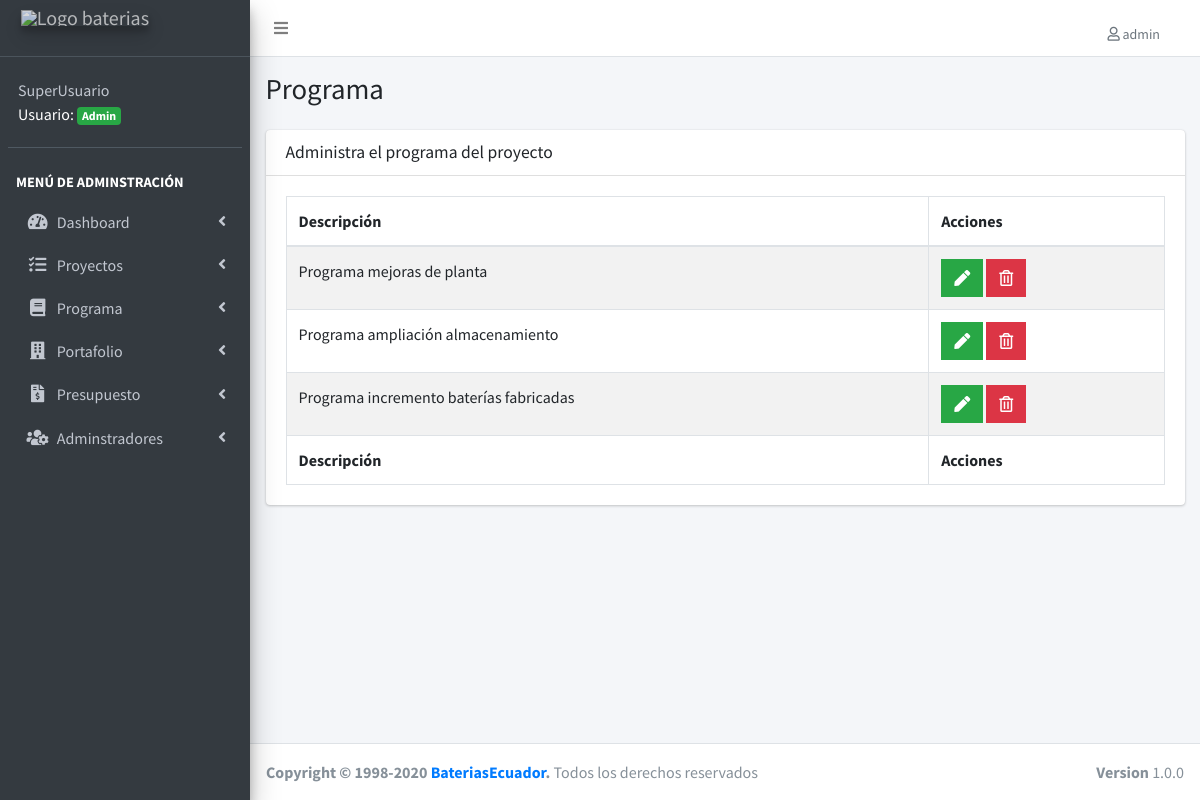
/lista-programa.php (signed in), run on an earlier commit of the app's database.
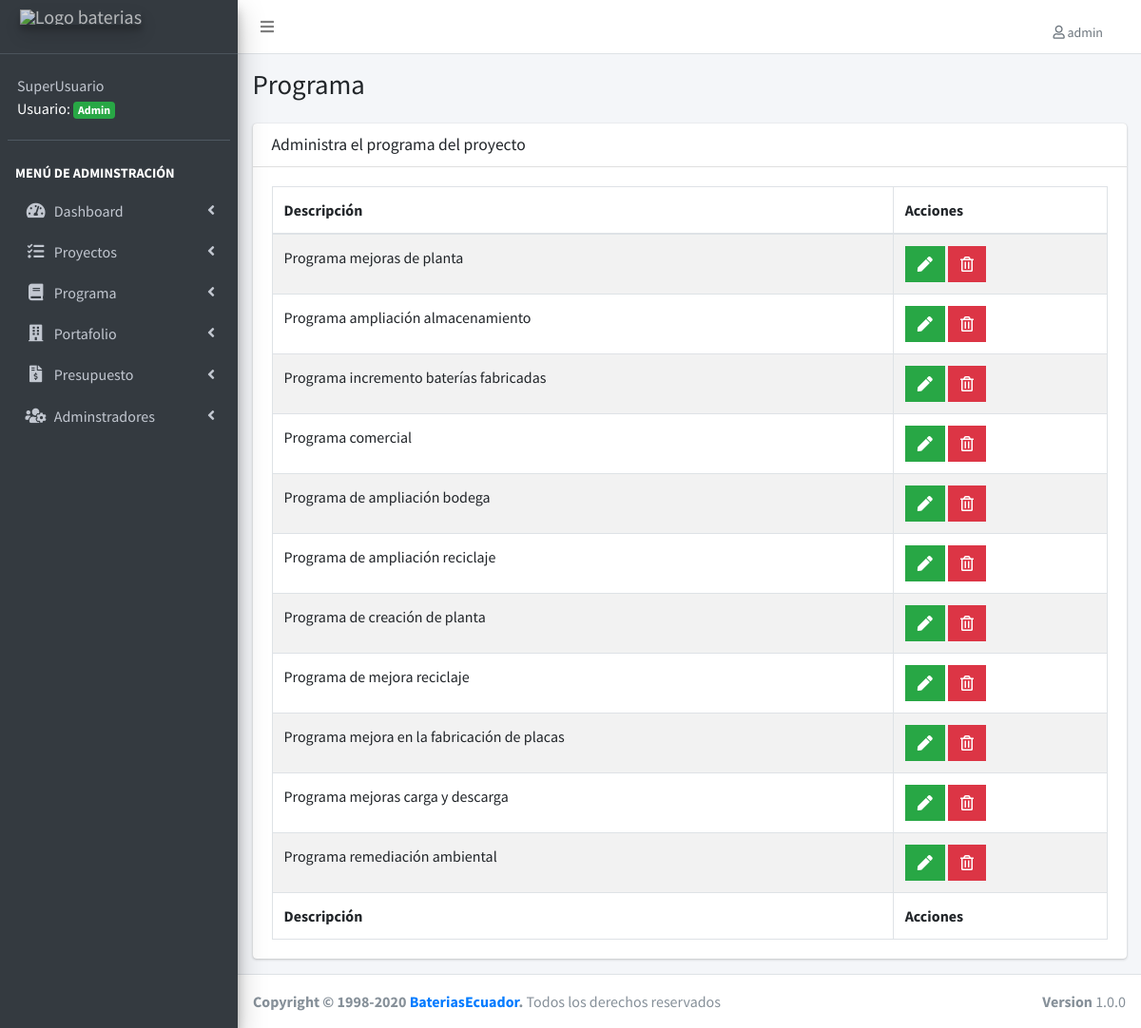
And on a later commit of the database.
### tables this page shows
CREATE TABLE IF NOT EXISTS `programas` (
  `programa_id` int(11) NOT NULL AUTO_INCREMENT,
  `descripcion` varchar(50) NOT NULL DEFAULT '0',
  `editado` datetime DEFAULT NULL,
  PRIMARY KEY (`programa_id`),
  UNIQUE KEY `descripcion` (`descripcion`)
);

### lista-programa.php (the view, shortened to what this page needs)
<?php
include_once('funciones/funciones.php');
include_once('templates/header.php');
include_once('templates/barra.php');
include_once('templates/navegacion.php');
?>
<div class="content-wrapper">
  <section class="content-header">
    <div class="container-fluid">
      <div class="row mb-2">
        <div class="col-sm-6">
          <h1>Programa</h1>
        </div>
      </div>
    </div>
  </section>
  <section class="content">
    <div class="container-fluid">
      <div class="row">
        <div class="col-12">
          <div class="card">
            <div class="card-header">
              <h3 class="card-title">Administra el programa del proyecto </h3>
            </div>
            <div class="card-body">
              <table id="registros" class="table table-bordered table-striped">
                <thead>
                  <tr>
                    <th>Descripción</th>
                    <th>Acciones</th>
                  </tr>
                </thead>
                <tbody>
                  <?php
                  try {
                    $sql = "SELECT * FROM programas";
                    $resultado = $conn->query($sql);
                  } catch (Exception $e) {
                    $error = $e->getMessage();
                    echo $error;
                  }
                  while ($programa = $resultado->fetch_assoc()) {
                  ?>
                    <tr>
                      <td><?php echo $programa['descripcion']; ?></td>
                      <td>
                      <?php if ($_SESSION['nivel'] == 1) : ?>
                        <a href="editar-programa.php?id=<?php echo $programa['programa_id']; ?>" class="btn bg-success btn-flat margin">
                          <i class="fas fa-pen"></i>
                        </a>
                        <a href="#" data-id="<?php echo $programa['programa_id']; ?>" data-tipo="programa" class="btn bg-danger btn-flat margin borrar_registro">
                          <i class="far fa-trash-alt"></i>
                        </a>
                        <?php endif; ?>
                      </td>
                    </tr>
                  <?php } ?>
                </tbody>
                <tfoot>
                  <tr>
                    <th>Descripción</th>
                    <th>Acciones</th>
                  </tr>
                </tfoot>
              </table>
            </div>
          </div>
        </div>
      </div>
    </div>
  </section>
</div>
<?php
include_once('templates/footer.php');
?>

What changed in the data, as far as the page shows it:
added programas: descripcion "Programa comercial"
added programas: descripcion "Programa de ampliación bodega"
added programas: descripcion "Programa de ampliación reciclaje"
added programas: descripcion "Programa de creación de planta"
added programas: descripcion "Programa de mejora reciclaje"
added programas: descripcion "Programa mejora en la fabricación de placas"
added programas: descripcion "Programa mejoras carga y descarga"
added programas: descripcion "Programa remediación ambiental"
